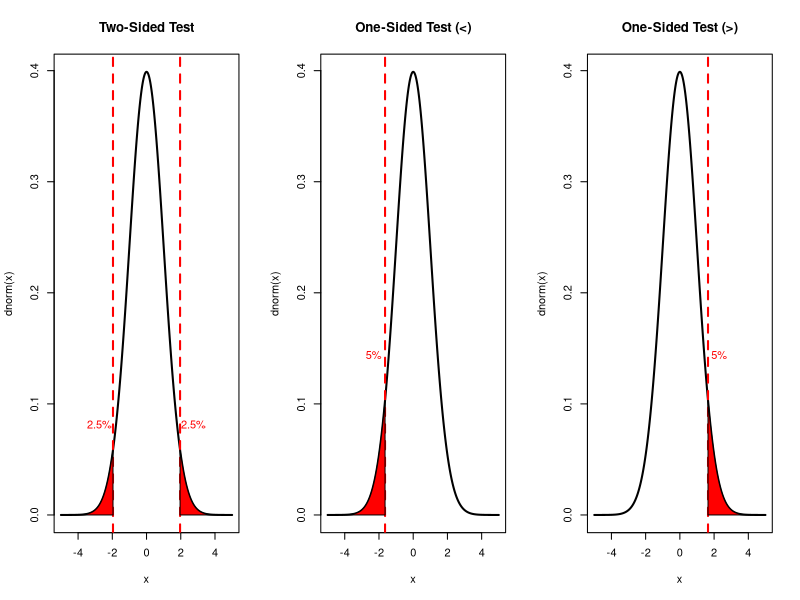

This figure's R source:
x <- seq(-5, 5, 0.001)
fx <- dnorm(x)
alpha <- 0.05
c1_lower <- qnorm(alpha)
c1_upper <- qnorm(1 - alpha)
c2 <- qnorm(1 - alpha/2)

par(mfrow = c(1, 3))

plot(x, fx, ylab = 'dnorm(x)', type = 'l', lwd = 2, main = "Two-Sided Test")
abline(v = c2, lty = 2, lwd = 2, col = 'red')
abline(v = -c2, lty = 2, lwd = 2, col = 'red')
d <- 0.4
text((1 + d) * c2, (1 + d) * dnorm(c2), '2.5%', col = 'red')
text((1 + d) * -c2, (1 + d) * dnorm(-c2), '2.5%', col = 'red')

x_lower_2 <- x[x < -c2]
fx_lower_2 <- fx[x < -c2]
polygon(x = c(rev(x_lower_2), x_lower_2),
        y = c(rep(0, length(x_lower_2)), fx_lower_2), col = 'red')

x_upper_2 <- x[x > c2]
fx_upper_2 <- fx[x > c2]
polygon(x = c(rev(x_upper_2), x_upper_2),
        y = c(rep(0, length(x_upper_2)), fx_upper_2), col = 'red')


plot(x, fx, ylab = 'dnorm(x)', type = 'l', lwd = 2, main = "One-Sided Test (<)")
abline(v = c1_lower, lty = 2, lwd = 2, col = 'red')
text((1 + d) * c1_lower, (1 + d) * dnorm(c1_lower), '5%', col = 'red')

x_lower_1 <- x[x < c1_lower]
fx_lower_1 <- fx[x < c1_lower]
polygon(x = c(rev(x_lower_1), x_lower_1),
        y = c(rep(0, length(x_lower_1)), fx_lower_1), col = 'red')


plot(x, fx, ylab = 'dnorm(x)', type = 'l', lwd = 2, main = "One-Sided Test (>)")
abline(v = c1_upper, lty = 2, lwd = 2, col = 'red')
text((1 + d) * c1_upper, (1 + d) * dnorm(c1_upper), '5%', col = 'red')

x_upper_1 <- x[x > c1_upper]
fx_upper_1 <- fx[x > c1_upper]
polygon(x = c(rev(x_upper_1), x_upper_1),
        y = c(rep(0, length(x_upper_1)), fx_upper_1), col = 'red')


par(mfrow = c(1, 1))
